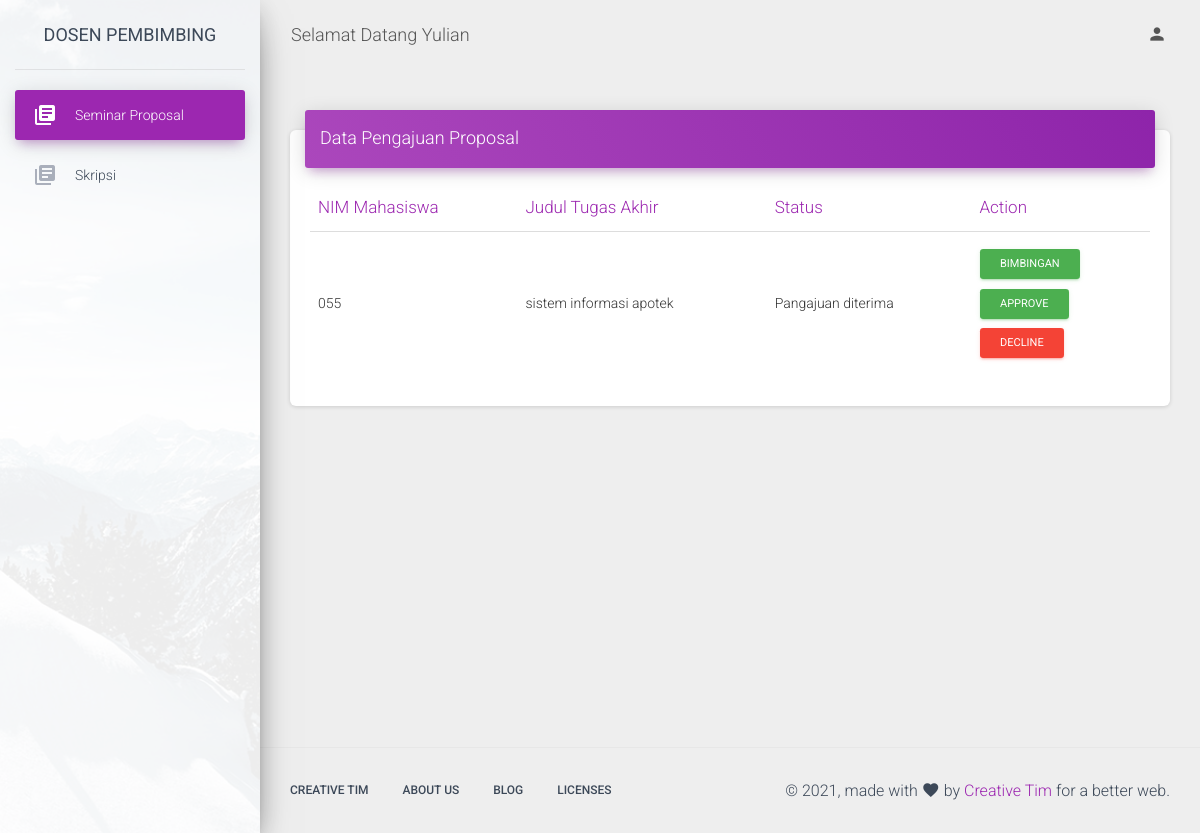
The app's page /dashboard_dosbim (signed in) with its own data.
### tables this page shows
CREATE TABLE "users" (
	"name"	TEXT,
	"nik"	TEXT,
	"username"	TEXT,
	"password"	TEXT,
	"level"	TEXT
);

CREATE TABLE "pengajuan" (
	"nik"	TEXT,
	"judul"	TEXT,
	"nik_dosen"	TEXT,
	"dosbim"	TEXT,
	"file"	,
	"sinopsis"	TEXT,
	"status"	TEXT
);

### my_app.py (the view)
@app.route('/dashboard_dosbim')
def dashboard_dosbim():
	nik_session = session['nik']
	con=lite.connect("skripsiDB.db")
	con.row_factory = lite.Row
	cur = con.cursor()
	cur.execute("SELECT * FROM pengajuan WHERE nik_dosen = (?)", [nik_session])
	data = cur.fetchall()
	cur.execute("select * from users where nik=(?)", [nik_session])
	user = cur.fetchall()
	namauser = user[0][2]
	con.close()
	return render_template("dashboard_dosbim.html", data = data, session_nik=nik_session, levelakses=session['levelakses'], namauser=namauser)

### templates/dashboard_dosbim.html (shortened to what this page needs)
<!DOCTYPE html>
<html lang="en">
<head>
  <link rel="stylesheet" href="https://maxcdn.bootstrapcdn.com/font-awesome/latest/css/font-awesome.min.css">
  <link href="../static/css/material-dashboard.css?v=2.1.2" rel="stylesheet" />
</head>
<body class="">
  <div class="wrapper ">
    <div class="sidebar" data-color="purple" data-background-color="white" data-image="../static/img/sidebar-1.jpg">
      <div class="logo"><a href="http://www.creative-tim.com" class="simple-text logo-normal">
          Dosen Pembimbing
        </a></div>
      <div class="sidebar-wrapper">
        <ul class="nav">
          <li class="nav-item active  ">
            <a class="nav-link" href="">
              <i class="material-icons">library_books</i>
              <p>Seminar Proposal</p>
            </a>
          </li>
          <li class="nav-item ">
            <a class="nav-link" href="">
              <i class="material-icons">library_books</i>
              <p>Skripsi</p>
            </a>
          </li>
        </ul>
      </div>
    </div>
    <div class="main-panel">
      <nav class="navbar navbar-expand-lg navbar-transparent navbar-absolute fixed-top ">
        <div class="container-fluid">
          <div class="navbar-wrapper">
            <a class="navbar-brand" href="javascript:;">Selamat Datang {{ namauser }}</a>
          </div>
          <div class="collapse navbar-collapse justify-content-end">
            <ul class="navbar-nav">
              <li class="nav-item dropdown">
                <a class="nav-link" href="javascript:;" id="navbarDropdownProfile" data-toggle="dropdown" aria-haspopup="true" aria-expanded="false">
                  <i class="material-icons">person</i>
                </a>
              </li>
            </ul>
          </div>
        </div>
      </nav>
      <div class="content">
        <div class="container-fluid">
          <div class="row">
            <div class="col-lg-12 col-md-12">
              <div class="card">
                <div class="card-header card-header-primary">
                  <h4 class="card-title">Data Pengajuan Proposal</h4>
                </div>
                <div class="card-body table-responsive">
                  <table class="table table-hover">
                    <thead class="text-primary">
                      <th>NIM Mahasiswa</th>
                      <th>Judul Tugas Akhir</th>
                      <th>Status</th>
                      <th>Action</th>
                    </thead>
                    <tbody>
                      {% for item in data %}
                      <tr>
                        <td>{{ item['nik'] }}</td>
                        <td>{{ item['judul'] }}</td>
                        <td>{{ item['status'] }}</td>
                        <td>
                          <form action="{{ url_for('showformbimbingan', record_id = item['nik']) }}">
                            <button type="submit" class="btn btn-success btn-sm">Bimbingan</button>
                          </form>
                          <form action="{{ url_for('approve', record_id = item['nik']) }}" method="post">
                            <button type="submit" class="btn btn-success btn-sm">Approve</button>
                          </form>
                          <form action="{{ url_for('approve', record_id = item['nik']) }}" method="post">
                            <button type="submit" class="btn btn-danger btn-sm">Decline</button></form>
                        </td>
                      </tr>
                      {% endfor %}
                    </tbody>
                  </table>
                </div>
              </div>
            </div>
          </div>
        </div>
      </div>
      <footer class="footer">
        <div class="container-fluid">
          <nav class="float-left">
            <ul>
              <li>
                <a href="https://www.creative-tim.com">
                  Creative Tim
                </a>
              </li>
              <li>
                <a href="https://creative-tim.com/presentation">
                  About Us
                </a>
              </li>
              <li>
                <a href="http://blog.creative-tim.com">
                  Blog
                </a>
              </li>
              <li>
                <a href="https://www.creative-tim.com/license">
                  Licenses
                </a>
              </li>
            </ul>
          </nav>
          <div class="copyright float-right">
            &copy;
            , made with <i class="material-icons">favorite</i> by
            <a href="https://www.creative-tim.com" target="_blank">Creative Tim</a> for a better web.
          </div>
        </div>
      </footer>
    </div>
  </div>
</body>
</html>

### records on screen
users: username "Yulian"
pengajuan: nik "055", judul "sistem informasi apotek", status "Pangajuan diterima"
